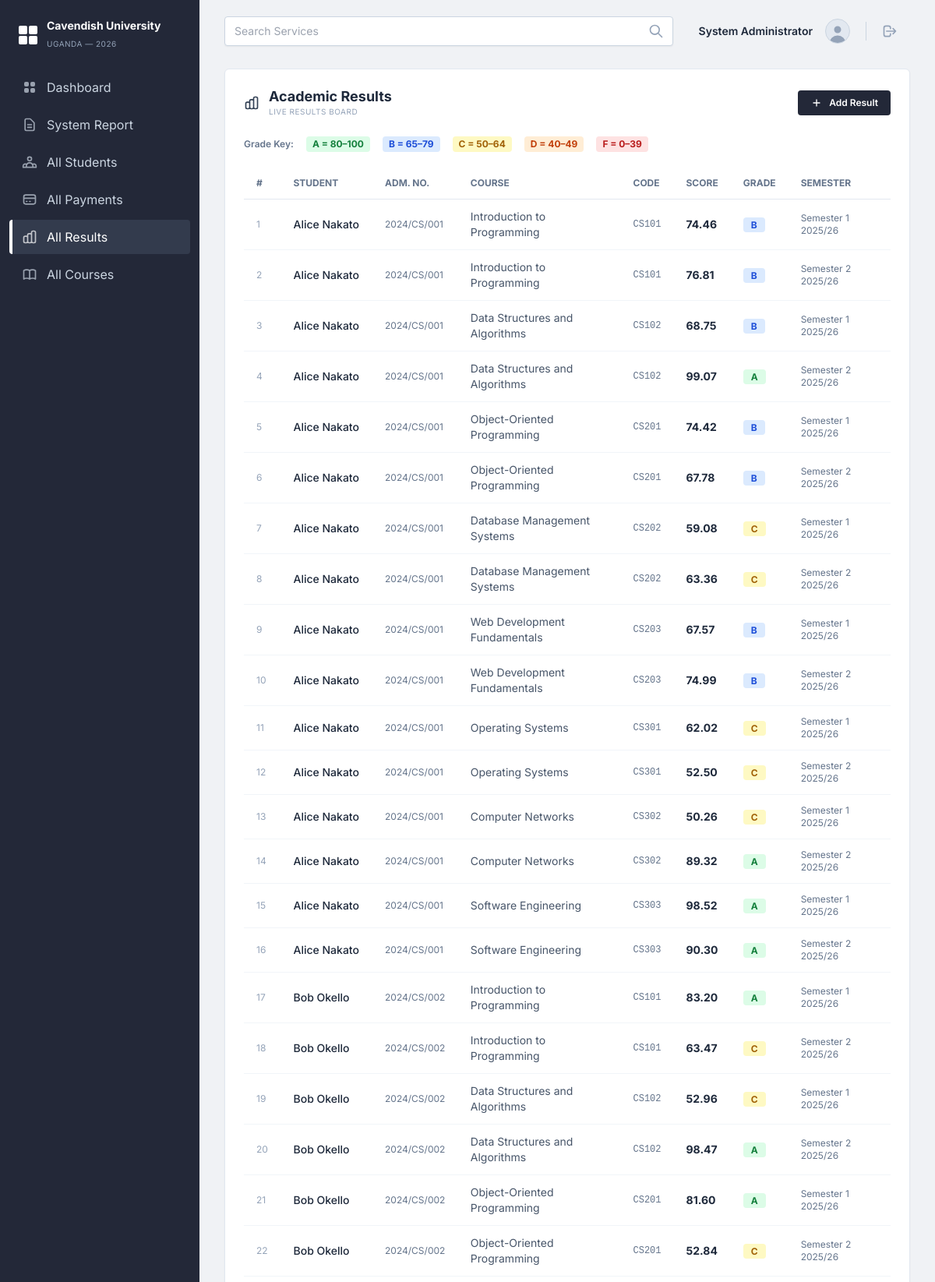
Screenshot of /results/ (signed in, upper part) with the database file from the repository.
### records/models.py (models this page shows, shortened)
class Result(models.Model):
    GRADE_CHOICES = [
        ('A', 'A'),
        ('B', 'B'),
        ('C', 'C'),
        ('D', 'D'),
        ('F', 'F'),
    ]
    student = models.ForeignKey(StudentProfile, on_delete=models.CASCADE)
    course = models.ForeignKey(Course, on_delete=models.CASCADE)
    score = models.DecimalField(max_digits=5, decimal_places=2)
    grade = models.CharField(max_length=2, choices=GRADE_CHOICES)
    semester = models.CharField(max_length=30)
    remarks = models.CharField(max_length=200, blank=True)
    recorded_on = models.DateField(auto_now_add=True)
    class Meta:
        unique_together = ('student', 'course', 'semester')

class StudentProfile(models.Model):
    STATUS_CHOICES = [
        ('active', 'Active'),
        ('inactive', 'Inactive'),
        ('graduated', 'Graduated'),
    ]
    user = models.OneToOneField(User, on_delete=models.CASCADE)
    admission_number = models.CharField(max_length=20, unique=True)
    date_of_birth = models.DateField(null=True, blank=True)
    gender = models.CharField(max_length=10, blank=True)
    department = models.CharField(max_length=100)
    programme = models.CharField(max_length=100, blank=True)
    status = models.CharField(max_length=20, choices=STATUS_CHOICES, default='active')
    phone = models.CharField(max_length=20, blank=True)
    address = models.TextField(blank=True)
    photo = models.FileField(upload_to='student_photos/', null=True, blank=True)

class Course(models.Model):
    code = models.CharField(max_length=20, unique=True)
    name = models.CharField(max_length=200)
    credit_units = models.PositiveSmallIntegerField(default=3)
    description = models.TextField(blank=True)

### records/views.py (the view)
# urls.py: path('results/', views.result_list, name='result_list'),
@login_required(login_url='login')
def result_list(request):
    try:
        if request.user.userprofile.role == 'student':
            results = Result.objects.filter(student__user=request.user).select_related('student__user', 'course')
        else:
            results = Result.objects.select_related('student__user', 'course').all()
    except UserProfile.DoesNotExist:
        results = Result.objects.none()
    return render(request, 'records/result_list.html', {'results': results})

### records/templates/records/result_list.html (shortened to what this page needs)
{% extends 'records/base.html' %}
{% block content %}
<div class="bg-white rounded-md shadow-sm border border-cardBorder p-6">
    <div class="flex items-center justify-between mb-6">
        <div class="flex items-center gap-3">
            <div>
                <h3 class="text-lg font-bold text-slate-800 leading-tight">Academic Results</h3>
                <p class="text-[10px] text-slate-400 uppercase tracking-wider">Live Results Board</p>
            </div>
        </div>
        {% if user.userprofile.role == 'lecturer' or user.userprofile.role == 'administrator' %}
        <a href="{% url 'create_result' %}" class="inline-flex items-center gap-2 bg-sidebar text-white text-xs font-semibold px-4 py-2 rounded hover:bg-sidebarActive transition">
            <svg class="w-4 h-4" fill="none" stroke="currentColor" viewBox="0 0 24 24"><path stroke-linecap="round" stroke-linejoin="round" stroke-width="2" d="M12 6v6m0 0v6m0-6h6m-6 0H6"></path></svg>
            Add Result
        </a>
        {% endif %}
    </div>
    <div class="flex items-center gap-4 mb-5 flex-wrap">
        <span class="text-xs text-slate-500 font-semibold">Grade Key:</span>
        <span class="px-2 py-0.5 bg-green-100 text-green-700 rounded text-xs font-bold">A = 80–100</span>
        <span class="px-2 py-0.5 bg-blue-100 text-blue-700 rounded text-xs font-bold">B = 65–79</span>
        <span class="px-2 py-0.5 bg-yellow-100 text-yellow-700 rounded text-xs font-bold">C = 50–64</span>
        <span class="px-2 py-0.5 bg-orange-100 text-orange-700 rounded text-xs font-bold">D = 40–49</span>
        <span class="px-2 py-0.5 bg-red-100 text-red-700 rounded text-xs font-bold">F = 0–39</span>
    </div>
    <div class="overflow-x-auto">
        <table class="w-full text-left border-collapse text-sm">
            <thead>
                <tr class="border-b border-slate-200">
                    <th class="py-3 px-4 text-xs font-bold text-slate-500 uppercase">#</th>
                    <th class="py-3 px-4 text-xs font-bold text-slate-500 uppercase">Student</th>
                    <th class="py-3 px-4 text-xs font-bold text-slate-500 uppercase">Adm. No.</th>
                    <th class="py-3 px-4 text-xs font-bold text-slate-500 uppercase">Course</th>
                    <th class="py-3 px-4 text-xs font-bold text-slate-500 uppercase">Code</th>
                    <th class="py-3 px-4 text-xs font-bold text-slate-500 uppercase">Score</th>
                    <th class="py-3 px-4 text-xs font-bold text-slate-500 uppercase">Grade</th>
                    <th class="py-3 px-4 text-xs font-bold text-slate-500 uppercase">Semester</th>
                </tr>
            </thead>
            <tbody class="divide-y divide-slate-100">
                {% for r in results %}
                <tr class="hover:bg-slate-50 transition-colors">
                    <td class="py-3 px-4 text-slate-400 text-xs">{{ forloop.counter }}</td>
                    <td class="py-3 px-4 font-medium text-slate-800">{{ r.student.user.get_full_name|default:r.student.user.username }}</td>
                    <td class="py-3 px-4 text-slate-500 text-xs">{{ r.student.admission_number }}</td>
                    <td class="py-3 px-4 text-slate-600">{{ r.course.name }}</td>
                    <td class="py-3 px-4 text-xs text-slate-500 font-mono">{{ r.course.code }}</td>
                    <td class="py-3 px-4 font-bold text-slate-800">{{ r.score }}</td>
                    <td class="py-3 px-4">
                        <span class="px-2.5 py-0.5 rounded text-xs font-bold
                            {% if r.grade == 'A' %}bg-green-100 text-green-700
                            {% elif r.grade == 'B' %}bg-blue-100 text-blue-700
                            {% elif r.grade == 'C' %}bg-yellow-100 text-yellow-700
                            {% elif r.grade == 'D' %}bg-orange-100 text-orange-700
                            {% else %}bg-red-100 text-red-700{% endif %}">
                            {{ r.grade }}
                        </span>
                    </td>
                    <td class="py-3 px-4 text-slate-500 text-xs">{{ r.semester }}</td>
                </tr>
                {% empty %}
                <tr><td colspan="8" class="py-10 text-center text-slate-400 text-sm">No results recorded yet.</td></tr>
                {% endfor %}
            </tbody>
        </table>
    </div>
</div>
{% endblock %}

### records/templates/records/base.html (shortened to what this page needs)
{% load static %}
<!DOCTYPE html>
<html lang="en">
<head>
    <script src="https://cdn.tailwindcss.com"></script>
</head>
<body class="text-slate-800 antialiased overflow-hidden flex h-screen">
{% if user.is_authenticated %}
    <aside class="w-64 bg-sidebar text-slate-300 flex-shrink-0 h-full flex flex-col z-20">
        <nav class="flex-1 py-6 px-3 space-y-1 overflow-y-auto">
            <div class="mb-6 px-3 flex items-center gap-3">
                <div class="w-6 h-6 grid grid-cols-2 gap-0.5">
                    <div class="bg-white rounded-sm"></div>
                    <div class="bg-white rounded-sm"></div>
                    <div class="bg-white rounded-sm"></div>
                    <div class="bg-white rounded-sm"></div>
                </div>
                <div>
                    <span class="text-white font-bold text-sm leading-tight block">Cavendish University</span>
                    <span class="text-slate-400 text-[10px] uppercase tracking-wider">Uganda &mdash; 2026</span>
                </div>
            </div>
            {% with current=request.resolver_match.url_name %}
            <a href="{% url 'dashboard' %}" class="flex items-center gap-3 px-3 py-2.5 rounded transition-all duration-200 {% if current == 'dashboard' %}bg-sidebarActive text-white border-l-4 border-white{% else %}hover:bg-white/5 border-l-4 border-transparent{% endif %}">
                Dashboard
            </a>
            {% if user.userprofile.role == 'administrator' %}
            <a href="{% url 'overall_report' %}" class="flex items-center gap-3 px-3 py-2.5 rounded transition-all duration-200 {% if current == 'overall_report' %}bg-sidebarActive text-white border-l-4 border-white{% else %}hover:bg-white/5 border-l-4 border-transparent{% endif %}">
                <svg class="w-5 h-5 opacity-70" fill="none" stroke="currentColor" viewBox="0 0 24 24"><path stroke-linecap="round" stroke-linejoin="round" stroke-width="2" d="M9 12h6m-6 4h6m2 5H7a2 2 0 01-2-2V5a2 2 0 012-2h5.586a1 1 0 01.707.293l5.414 5.414a1 1 0 01.293.707V19a2 2 0 01-2 2z"></path></svg>
                System Report
            </a>
            <a href="{% url 'student_list' %}" class="flex items-center gap-3 px-3 py-2.5 rounded transition-all duration-200 {% if current == 'student_list' %}bg-sidebarActive text-white border-l-4 border-white{% else %}hover:bg-white/5 border-l-4 border-transparent{% endif %}">
                All Students
            </a>
            <a href="{% url 'payment_list' %}" class="flex items-center gap-3 px-3 py-2.5 rounded transition-all duration-200 {% if current == 'payment_list' %}bg-sidebarActive text-white border-l-4 border-white{% else %}hover:bg-white/5 border-l-4 border-transparent{% endif %}">
                <svg class="w-5 h-5 opacity-70" fill="none" stroke="currentColor" viewBox="0 0 24 24"><path stroke-linecap="round" stroke-linejoin="round" stroke-width="2" d="M3 10h18M7 15h1m4 0h1m-7 4h12a3 3 0 003-3V8a3 3 0 00-3-3H6a3 3 0 00-3 3v8a3 3 0 003 3z"></path></svg>
                All Payments
            </a>
            <a href="{% url 'result_list' %}" class="flex items-center gap-3 px-3 py-2.5 rounded transition-all duration-200 {% if current == 'result_list' %}bg-sidebarActive text-white border-l-4 border-white{% else %}hover:bg-white/5 border-l-4 border-transparent{% endif %}">
                All Results
            </a>
            <a href="{% url 'course_list' %}" class="flex items-center gap-3 px-3 py-2.5 rounded transition-all duration-200 {% if current == 'course_list' %}bg-sidebarActive text-white border-l-4 border-white{% else %}hover:bg-white/5 border-l-4 border-transparent{% endif %}">
                All Courses
            </a>
            {% endif %}
            {% endwith %}
        </nav>
    </aside>
    <div class="flex-1 flex flex-col h-screen overflow-hidden bg-background">
        <header class="h-20 px-8 flex items-center justify-between flex-shrink-0">
            <div class="flex-1 max-w-xl">
                <div class="relative flex items-center">
                    <input type="text" placeholder="Search Services" class="w-full bg-white border-none rounded-md py-2.5 pl-4 pr-10 text-sm text-slate-700 shadow-sm focus:ring-0">
                    <div class="absolute right-3 text-slate-400">
                        <svg class="w-5 h-5" fill="none" stroke="currentColor" viewBox="0 0 24 24"><path stroke-linecap="round" stroke-linejoin="round" stroke-width="2" d="M21 21l-6-6m2-5a7 7 0 11-14 0 7 7 0 0114 0z"></path></svg>
                    </div>
                </div>
            </div>
            <div class="flex items-center gap-4 ml-4 px-4 py-2">
                <span class="text-sm font-semibold text-slate-800">{{ user.get_full_name|default:user.username }}</span>
                <div class="w-8 h-8 rounded-full bg-slate-200 overflow-hidden border border-slate-300">
                    <svg class="w-full h-full text-slate-400 mt-1" fill="currentColor" viewBox="0 0 20 20"><path fill-rule="evenodd" d="M10 9a3 3 0 100-6 3 3 0 000 6zm-7 9a7 7 0 1114 0H3z" clip-rule="evenodd"></path></svg>
                </div>
                <a href="{% url 'logout' %}" class="text-slate-400 hover:text-slate-600">
                    <svg class="w-5 h-5" fill="none" stroke="currentColor" viewBox="0 0 24 24"><path stroke-linecap="round" stroke-linejoin="round" stroke-width="2" d="M17 16l4-4m0 0l-4-4m4 4H7m6 4v1a3 3 0 01-3 3H6a3 3 0 01-3-3V7a3 3 0 013-3h4a3 3 0 013 3v1"></path></svg>
                </a>
            </div>
        </header>
        <main class="flex-1 overflow-y-auto p-8 pt-2">
            {% block content %}{% endblock %}
        </main>
    </div>
{% else %}
    <div class="flex-1 bg-background min-h-screen w-full overflow-y-auto py-12 px-4 flex justify-center">
        <div class="w-full max-w-md my-auto">
            {% block auth_content %}{% endblock %}
        </div>
    </div>
{% endif %}
</body>
</html>

### records/templates/records/base.html (style rules this page uses)
body { font-family: 'Inter', sans-serif; background-color: #f0f2f5; }
input[type="text"], input[type="password"], input[type="email"], select, textarea { width: 100%; padding: 0.5rem 0.75rem; border: 1px solid #cbd5e1; border-radius: 0.25rem; outline: none; transition: border-color 0.2s; }

### rows the page displays
Result: student.user.get_full_name "Alice Nakato", student.admission_number "2024/CS/001", course.name "Introduction to Programming", course.code "CS101", score "74.46", grade "B", semester "Semester 1 2025/26"
Result: student.user.get_full_name "Alice Nakato", student.admission_number "2024/CS/001", course.name "Introduction to Programming", course.code "CS101", score "76.81", grade "B", semester "Semester 2 2025/26"
Result: student.user.get_full_name "Alice Nakato", student.admission_number "2024/CS/001", course.name "Data Structures and Algorithms", course.code "CS102", score "68.75", grade "B", semester "Semester 1 2025/26"
Result: student.user.get_full_name "Alice Nakato", student.admission_number "2024/CS/001", course.name "Data Structures and Algorithms", course.code "CS102", score "99.07", grade "A", semester "Semester 2 2025/26"
Result: student.user.get_full_name "Alice Nakato", student.admission_number "2024/CS/001", course.name "Object-Oriented Programming", course.code "CS201", score "74.42", grade "B", semester "Semester 1 2025/26"
Result: student.user.get_full_name "Alice Nakato", student.admission_number "2024/CS/001", course.name "Object-Oriented Programming", course.code "CS201", score "67.78", grade "B", semester "Semester 2 2025/26"
Result: student.user.get_full_name "Alice Nakato", student.admission_number "2024/CS/001", course.name "Database Management Systems", course.code "CS202", score "59.08", grade "C", semester "Semester 1 2025/26"
Result: student.user.get_full_name "Alice Nakato", student.admission_number "2024/CS/001", course.name "Database Management Systems", course.code "CS202", score "63.36", grade "C", semester "Semester 2 2025/26"
Result: student.user.get_full_name "Alice Nakato", student.admission_number "2024/CS/001", course.name "Web Development Fundamentals", course.code "CS203", score "67.57", grade "B", semester "Semester 1 2025/26"
Result: student.user.get_full_name "Alice Nakato", student.admission_number "2024/CS/001", course.name "Web Development Fundamentals", course.code "CS203", score "74.99", grade "B", semester "Semester 2 2025/26"
Result: student.user.get_full_name "Alice Nakato", student.admission_number "2024/CS/001", course.name "Operating Systems", course.code "CS301", score "62.02", grade "C", semester "Semester 1 2025/26"
Result: student.user.get_full_name "Alice Nakato", student.admission_number "2024/CS/001", course.name "Operating Systems", course.code "CS301", score "52.50", grade "C", semester "Semester 2 2025/26"
Result: student.user.get_full_name "Alice Nakato", student.admission_number "2024/CS/001", course.name "Computer Networks", course.code "CS302", score "50.26", grade "C", semester "Semester 1 2025/26"
Result: student.user.get_full_name "Alice Nakato", student.admission_number "2024/CS/001", course.name "Computer Networks", course.code "CS302", score "89.32", grade "A", semester "Semester 2 2025/26"
Result: student.user.get_full_name "Alice Nakato", student.admission_number "2024/CS/001", course.name "Software Engineering", course.code "CS303", score "98.52", grade "A", semester "Semester 1 2025/26"
Result: student.user.get_full_name "Alice Nakato", student.admission_number "2024/CS/001", course.name "Software Engineering", course.code "CS303", score "90.30", grade "A", semester "Semester 2 2025/26"
Result: student.user.get_full_name "Bob Okello", student.admission_number "2024/CS/002", course.name "Introduction to Programming", course.code "CS101", score "83.20", grade "A", semester "Semester 1 2025/26"
Result: student.user.get_full_name "Bob Okello", student.admission_number "2024/CS/002", course.name "Introduction to Programming", course.code "CS101", score "63.47", grade "C", semester "Semester 2 2025/26"
Result: student.user.get_full_name "Bob Okello", student.admission_number "2024/CS/002", course.name "Data Structures and Algorithms", course.code "CS102", score "52.96", grade "C", semester "Semester 1 2025/26"
Result: student.user.get_full_name "Bob Okello", student.admission_number "2024/CS/002", course.name "Data Structures and Algorithms", course.code "CS102", score "98.47", grade "A", semester "Semester 2 2025/26"
Result: student.user.get_full_name "Bob Okello", student.admission_number "2024/CS/002", course.name "Object-Oriented Programming", course.code "CS201", score "81.60", grade "A", semester "Semester 1 2025/26"
Result: student.user.get_full_name "Bob Okello", student.admission_number "2024/CS/002", course.name "Object-Oriented Programming", course.code "CS201", score "52.84", grade "C", semester "Semester 2 2025/26"

### other values shown
{{ user.get_full_name|default:user.username }} "System Administrator"
